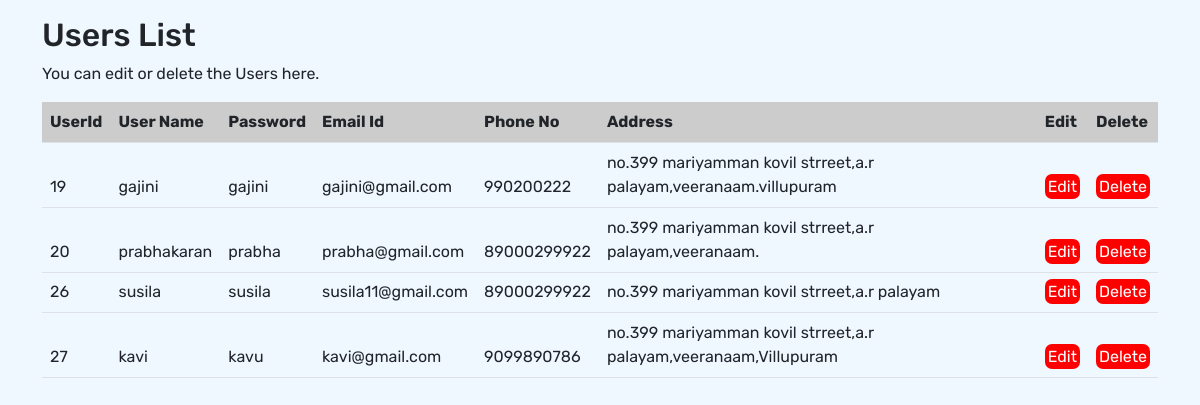
The app's page /admin/Users.php with its own data.
### tables this page shows
CREATE TABLE `users` (
  `uid` int(11) NOT NULL,
  `uname` varchar(100) NOT NULL,
  `uemail` varchar(100) NOT NULL,
  `upass` varchar(100) NOT NULL,
  `uphone` varchar(20) NOT NULL,
  `uaddress` varchar(300) NOT NULL
);

### admin/Users.php (the view, shortened to what this page needs)
<!DOCTYPE html>
<html lang="en">
<head>
  <link rel="stylesheet" href=".\css\bootstrap.min.css">
    <link rel="stylesheet" href=".\css\bootstrap-icons.css">
    <link rel="stylesheet" href=".\css\font-awesome.min.css">
    <link rel="stylesheet" href=".\css\style.css">
  <link rel="stylesheet" href="https://cdnjs.cloudflare.com/ajax/libs/font-awesome/6.2.1/css/all.min.css" />
</head>
<body>
<div class="container mt-3">
<h2>Users List</h2>
  <p>You can edit or delete the Users here.</p>
    <table width='100%' border=0 class="table mt-3" cellpadding=2>
    <thead>
    <tr bgcolor='#CCCCCC'>
    <th>UserId</th>
        <th>User Name</th>
        <th>Password</th>
        <th>Email Id</th>
        <th>Phone No</th>
        <th>Address</th>
         <th>Edit</th>
        <th>Delete</th>
    </tr>
    <thead>
<?php
    $servername='localhost';
    $username='root';
    $password='';
    $dbname = 'plantshop';
    $conn=mysqli_connect($servername,$username,$password,$dbname);
     $sql = "SELECT * FROM Users";
	 $data = mysqli_query($conn, $sql);
	if ($data->num_rows > 0) {
  while($row = $data->fetch_assoc()) {
    echo "<tr>";
        echo "<td>".$row['uid']."</td>";
        echo "<td>".$row['uname']."</td>";
        echo "<td>".$row['upass']."</td>";
        echo "<td>".$row['uemail']."</td>";
        echo "<td>".$row['uphone']."</td>";
        echo "<td>".$row['uaddress']."</td>";
        echo "<td><a href=\"edit-User.php?uid=$row[uid]\">Edit</a></td>";
        echo "<td><a href=\"delete-User.php?uid=$row[uid]\" onClick=\"return confirm('Are you sure you want to delete?')\">Delete</a></td>";
        echo "<tr>";
    }
  }
   else {
  echo "0 results";
}
?>
</div>
</body>
</html>

### admin/css/style.css (style rules this page uses)
body { font-family: 'Rubik', sans-serif; background-color:aliceblue; }

### admin/Users.php (style rules this page uses)
td a { color:white; text-decoration: none; background-color:red; padding:3px; border-radius:7px; }

### records on screen
users: uid "19", uname "gajini", upass "gajini", uemail "gajini@gmail.com", uphone "990200222", uaddress "no.399 mariyamman kovil strreet,a.r palayam,veeranaam.villupuram"
users: uid "20", uname "prabhakaran", upass "prabha", uemail "prabha@gmail.com", uphone "89000299922", uaddress "no.399 mariyamman kovil strreet,a.r palayam,veeranaam."
users: uid "26", uname "susila", upass "susila", uemail "susila11@gmail.com", uphone "89000299922", uaddress "no.399 mariyamman kovil strreet,a.r palayam"
users: uid "27", uname "kavi", upass "kavu", uemail "kavi@gmail.com", uphone "9099890786", uaddress "no.399 mariyamman kovil strreet,a.r palayam,veeranaam,Villupuram"
